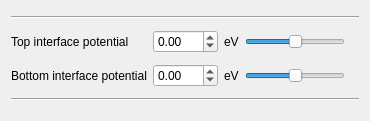
<?xml version="1.0" encoding="UTF-8"?>
<ui version="4.0">
 <class>top_bottom_potential</class>
 <widget class="QWidget" name="top_bottom_potential">
  <property name="geometry">
   <rect>
    <x>0</x>
    <y>0</y>
    <width>370</width>
    <height>121</height>
   </rect>
  </property>
  <property name="windowTitle">
   <string>Form</string>
  </property>
  <layout class="QGridLayout" name="gridLayout">
   <item row="2" column="0">
    <widget class="QLabel" name="label_2">
     <property name="text">
      <string>Bottom interface potential</string>
     </property>
    </widget>
   </item>
   <item row="0" column="0" colspan="5">
    <widget class="Line" name="line">
     <property name="orientation">
      <enum>Qt::Horizontal</enum>
     </property>
    </widget>
   </item>
   <item row="2" column="1">
    <widget class="QDoubleSpinBox" name="sb_bottom_potential">
     <property name="minimumSize">
      <size>
       <width>65</width>
       <height>0</height>
      </size>
     </property>
     <property name="minimum">
      <double>-99.989999999999995</double>
     </property>
    </widget>
   </item>
   <item row="2" column="2">
    <widget class="QLabel" name="label_4">
     <property name="text">
      <string>eV</string>
     </property>
    </widget>
   </item>
   <item row="1" column="1">
    <widget class="QDoubleSpinBox" name="sb_top_potential">
     <property name="minimumSize">
      <size>
       <width>65</width>
       <height>0</height>
      </size>
     </property>
     <property name="minimum">
      <double>-99.989999999999995</double>
     </property>
    </widget>
   </item>
   <item row="1" column="0">
    <widget class="QLabel" name="label">
     <property name="text">
      <string>Top interface potential</string>
     </property>
    </widget>
   </item>
   <item row="1" column="2">
    <widget class="QLabel" name="label_3">
     <property name="text">
      <string>eV</string>
     </property>
    </widget>
   </item>
   <item row="2" column="4">
    <spacer name="horizontalSpacer">
     <property name="orientation">
      <enum>Qt::Horizontal</enum>
     </property>
     <property name="sizeHint" stdset="0">
      <size>
       <width>300</width>
       <height>18</height>
      </size>
     </property>
    </spacer>
   </item>
   <item row="3" column="0" colspan="5">
    <widget class="Line" name="line_2">
     <property name="orientation">
      <enum>Qt::Horizontal</enum>
     </property>
    </widget>
   </item>
   <item row="1" column="3">
    <widget class="QSlider" name="sl_top_potential">
     <property name="maximum">
      <number>100</number>
     </property>
     <property name="value">
      <number>50</number>
     </property>
     <property name="orientation">
      <enum>Qt::Horizontal</enum>
     </property>
    </widget>
   </item>
   <item row="2" column="3">
    <widget class="QSlider" name="sl_bottom_potential">
     <property name="minimumSize">
      <size>
       <width>100</width>
       <height>0</height>
      </size>
     </property>
     <property name="maximum">
      <number>100</number>
     </property>
     <property name="value">
      <number>50</number>
     </property>
     <property name="orientation">
      <enum>Qt::Horizontal</enum>
     </property>
    </widget>
   </item>
  </layout>
 </widget>
 <resources/>
 <connections/>
</ui>
